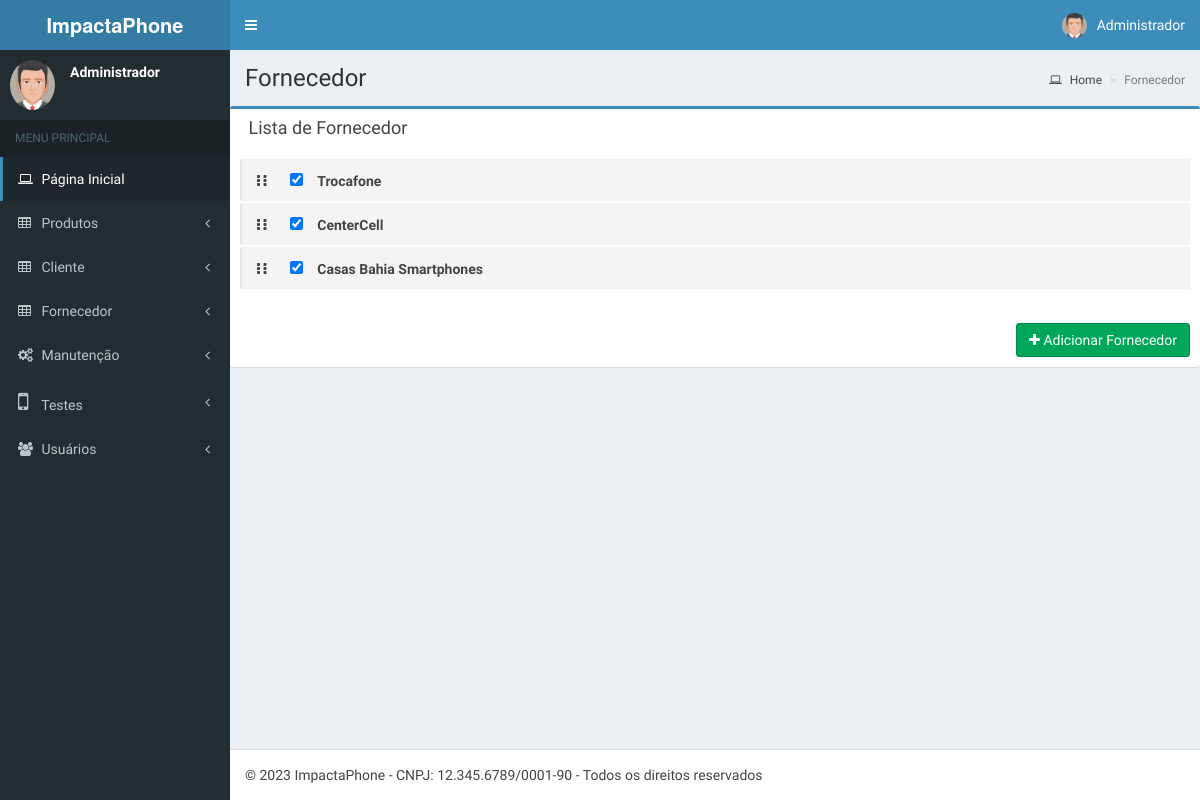
The app's page /interface/fornecedor/index.php (signed in) with its own data.
### tables this page shows
CREATE TABLE IF NOT EXISTS `fornecedor` (
  `idFornecedor` int NOT NULL AUTO_INCREMENT,
  `NomeFornecedor` varchar(75) NOT NULL,
  `CNPJFornecedor` varchar(75) NOT NULL,
  `EmailFornecedor` varchar(75) NOT NULL,
  `EnderecoFornecedor` varchar(75) NOT NULL,
  `TelefoneFornecedor` varchar(75) NOT NULL,
  `Public` int NOT NULL,
  `Ativo` int NOT NULL,
  `Usuario_idUser` int NOT NULL,
  PRIMARY KEY (`idFornecedor`),
  KEY `fk_Fornecedor_Usuario1_idx` (`Usuario_idUser`)
);

### App/Models/connect.php (called while the page is built, shortened)
<?php
class Connect{
	var $localhost = "localhost";
	var $root = "root";
	var $passwd = "";
	public function __construct()
	{
		$this->SQL = mysqli_connect($this->localhost, $this->root, $this->passwd);
	}
}

### App/Models/fornecedor.class.php (the view, shortened to what this page needs)
<?php
require_once 'connect.php';
class Fornecedor extends Connect{
  public function index($perm, $value = NULL){
    if($value == NULL){
      $value = 1;
    }
     $this->query = "SELECT * FROM `fornecedor` WHERE `Public` = '$value'";
     $this->result = mysqli_query($this->SQL, $this->query) or die ( mysqli_error($this->SQL));
     if($this->result){
       while ($row = mysqli_fetch_array($this->result)) {
        if($row['Ativo'] == 0){ $c ='class="label-warning"'; }else{ $c =" ";}
         echo '<li '.$c.'>
                      <span class="handle">
                        <i class="fa fa-ellipsis-v"></i>
                        <i class="fa fa-ellipsis-v"></i>
                      </span>
                <form class="label" name="ativ'.$row['idFornecedor'].'" action="../../App/Database/action.php" method="post">
                <input type="hidden" name="id" id="id" value="'.$row['idFornecedor'].'">
                <input type="hidden" name="status" id="status" value="'.$row['Ativo'].'">
                <input type="hidden" name="tabela" id="tabela" value="fornecedor">
                <input type="checkbox" id="status" name="status" ';
                 if($row['Ativo'] == 1){ echo 'checked'; }
                echo ' value="'.$row['Ativo'].'" onclick="this.form.submit();" /></form>
<span class="text"> '.$row['NomeFornecedor'].' </span>
                  <div class="tools right">
                  <a href="editfornecedor.php?id='.$row['idFornecedor'].'"><i class="fa fa-edit"></i></a>
                <a href="" data-toggle="modal" data-target="#myModal'.$row['idFornecedor'].'">';
                echo '</a> </div>
<div class="modal fade" id="myModal'.$row['idFornecedor'].'" tabindex="-1" role="dialog" aria-labelledby="myModalLabel">
<form id="delFab'.$row['idFornecedor'].'" name="delFab'.$row['idFornecedor'].'" action="../../App/Database/delFornecedor.php" method="post" style="color:#000;">
  <div class="modal-dialog" role="document">
    <div class="modal-content">
      <div class="modal-header">
        <button type="button" class="close" data-dismiss="modal" aria-label="Close"><span aria-hidden="true">&times;</span></button>
        <h4 class="modal-title" id="myModalLabel">Você tem certeza que deseja excluir este item?</h4>
      </div>
      <div class="modal-body">
        Nome: '.$row['NomeFornecedor'].'
      </div>
      <input type="hidden" id="idFornecedor" name="idFornecedor" value="'.$row['idFornecedor'].'">
      <div class="modal-footer">
        <button type="submit" value="Cancelar" class="btn btn-default">Não</button>
        <button type="submit" name="update" value="Cadastrar" class="btn btn-primary">Sim</button>
      </div>
    </div>
  </div>
</form>
</div>
</li>';
       }
     }
}
}

### records on screen
fornecedor: Ativo "☑", NomeFornecedor "Trocafone"
fornecedor: Ativo "☑", NomeFornecedor "CenterCell"
fornecedor: Ativo "☑", NomeFornecedor "Casas Bahia Smartphones"

### other values on screen
$usuario "Administrador"
